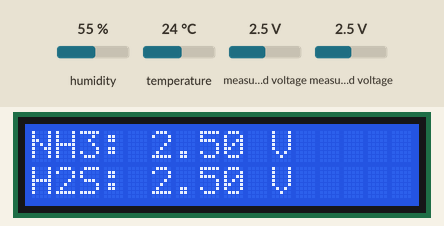
Bench run of a sketch on a simulated ESP8266 (NodeMCU). Shown: 16×2 character LCD. The inputs (shaded band) are chosen by the test bench; at power-on: humidity 55 %, measured voltage 2.5 V, temperature 24 °C. What the sketch prints to the serial monitor is not drawn.

Above: at 3.2 s.
3.3 s: humidity set to 22 %
At 9.1 s:
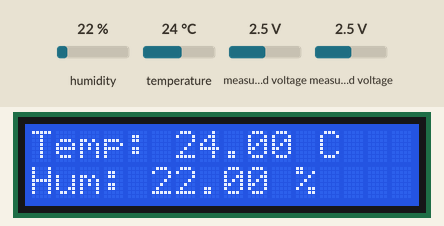
12.4 s: measured voltage (sensor 200) set to 0.1 V
At 15.7 s:
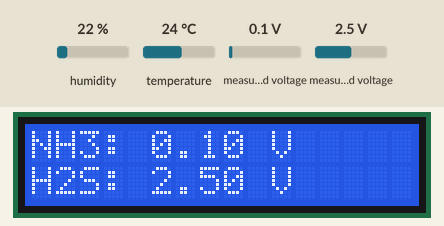
17.8 s: measured voltage (sensor 201) set to 0.1 V
At 19.1 s:
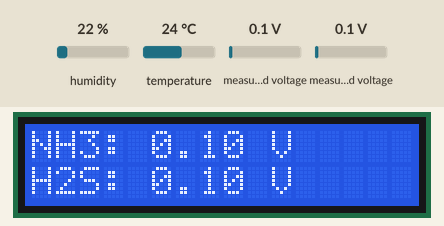
21.9 s: temperature set to 12 °C
At 24.9 s:
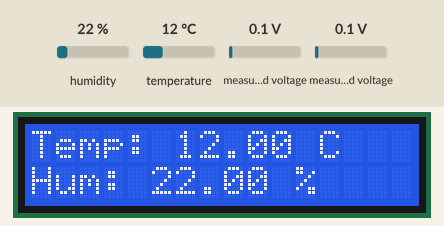
28.0 s: measured voltage (sensor 200) set to 1.2 V
At 31.6 s:
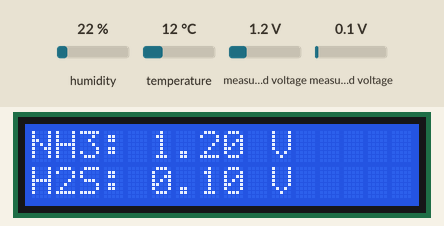
34.1 s: measured voltage (sensor 201) set to 1.2 V
At 36.1 s:
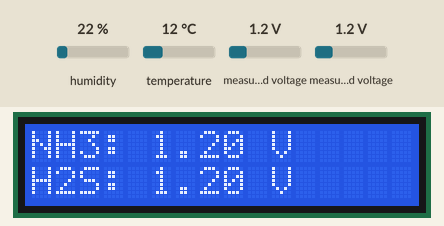
Timing chart, 0 to 37.6 s (numbered marks = the images above; inputs shaded):
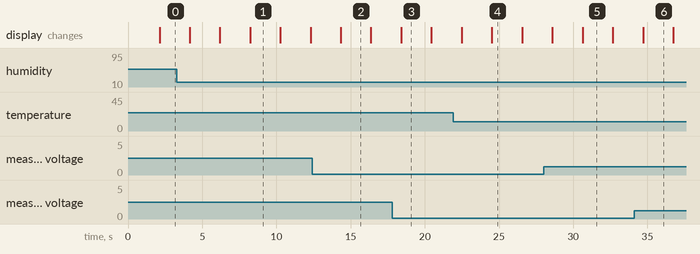

Measured:
- after the input at 3.3 s, the display: first differs from a run without the input after 4.9 s (image 1)
- after the input at 12.4 s, the display: changes after 1.9 s (image 2)
- after the input at 17.8 s, the display: changes after 0.62 s (image 3)
- after the input at 21.9 s, the display: first differs from a run without the input after 2.6 s (image 4)
- after the input at 28.0 s, the display: first differs from a run without the input after 2.6 s (image 5)
- after the input at 34.1 s, the display: changes after 0.62 s (image 6)
- what the display in image 1 shows lasts 2.1 s, from 8.2 s to 10.3 s

The sketch:

Master.ino
```cpp
/*
Wiring Diagram:

    ESP8266 Pins:

        3.3V → Power for sensors and LCD (if compatible)

        GND → Common ground for all components

        SDA (D2 on NodeMCU) → SDA of ADS1115 and LCD

        SCL (D1 on NodeMCU) → SCL of ADS1115 and LCD

        Analog Pin (A0) → Not used directly (ADS1115 handles analog signals)

        Digital Pins → For DHT22 (e.g., D4 on NodeMCU)

    ADS1115 Connections:

        VDD → 3.3V or 5V (depending on the ADS1115 module)

        GND → GND

        SCL → SCL (D1 on NodeMCU)

        SDA → SDA (D2 on NodeMCU)

        A0 → MQ137 Analog Output

        A1 → MQ136 Analog Output

    DHT22 Connections:

        VCC → 3.3V

        GND → GND

        Data → Digital Pin (e.g., D4 on NodeMCU)

    16x2 LCD Connections (I2C):

        VCC → 3.3V or 5V

        GND → GND

        SDA → SDA (D2 on NodeMCU)

        SCL → SCL (D1 on NodeMCU)

*/

#include <Wire.h>
#include <Adafruit_ADS1X15.h>
#include <DHT.h>
#include <LiquidCrystal_I2C.h>

// Initialize ADS1115
Adafruit_ADS1115 ads;

// Initialize DHT22
#define DHTPIN D4
#define DHTTYPE DHT22
DHT dht(DHTPIN, DHTTYPE);

// Initialize LCD (I2C address may vary, commonly 0x27 or 0x3F)
LiquidCrystal_I2C lcd(0x27, 16, 2);

void setup() {
  // Start Serial Monitor
  Serial.begin(115200);

  // Initialize ADS1115
  if (!ads.begin()) {
    Serial.println("Failed to initialize ADS1115.");
    while (1);
  }

  // Initialize DHT22
  dht.begin();

  // Initialize LCD
  lcd.begin();
  lcd.backlight();
  lcd.print("Initializing...");

  delay(2000); // Allow sensors to stabilize
}

void loop() {
  // Read MQ137 (Ammonia Sensor)
  int16_t adc0 = ads.readADC_SingleEnded(0);
  float ammonia = (adc0 * 0.1875) / 1000.0; // Convert to voltage

  // Read MQ136 (Hydrogen Sulfide Sensor)
  int16_t adc1 = ads.readADC_SingleEnded(1);
  float h2s = (adc1 * 0.1875) / 1000.0; // Convert to voltage

  // Read DHT22 (Temperature and Humidity)
  float temperature = dht.readTemperature();
  float humidity = dht.readHumidity();

  // Display on Serial Monitor
  Serial.print("Ammonia: ");
  Serial.print(ammonia);
  Serial.print(" V, H2S: ");
  Serial.print(h2s);
  Serial.print(" V, Temp: ");
  Serial.print(temperature);
  Serial.print(" C, Humidity: ");
  Serial.print(humidity);
  Serial.println(" %");

  // Display on LCD
  lcd.clear();
  lcd.setCursor(0, 0);
  lcd.print("NH3: ");
  lcd.print(ammonia);
  lcd.print(" V");

  lcd.setCursor(0, 1);
  lcd.print("H2S: ");
  lcd.print(h2s);
  lcd.print(" V");

  delay(2000); // Wait before next reading

  lcd.clear();
  lcd.setCursor(0, 0);
  lcd.print("Temp: ");
  lcd.print(temperature);
  lcd.print(" C");

  lcd.setCursor(0, 1);
  lcd.print("Hum: ");
  lcd.print(humidity);
  lcd.print(" %");

  delay(2000); // Wait before next reading
}
```
